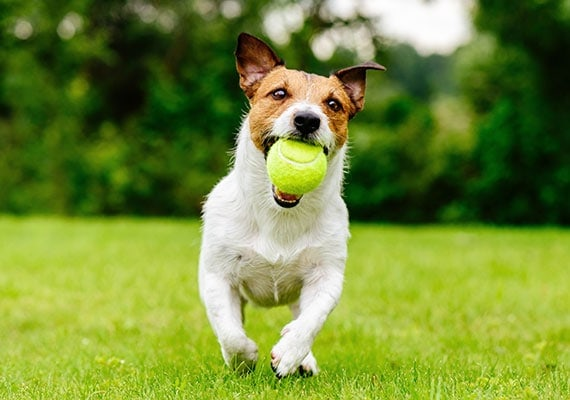
#> input picture lab2/sample_data/train.jpg, 570 x 400 px
$ jupyter execute lab2.ipynb
#> lines starting #> are read from the running program, lines starting #| are printed output that depends on the picture
[cell 1]
import numpy as np
import cv2 as cv
import matplotlib.pyplot as plt
from scipy.spatial.distance import hamming

[cell 2]
def fast_plus_brief(img1, img2):

  # Initiate FAST detector
  fast = cv.FastFeatureDetector_create()
  # Initiate BRIEF extractor
  brief = cv.xfeatures2d.BriefDescriptorExtractor_create(use_orientation = True)
  # find the keypoints with FAST
  kp1 = fast.detect(img1,None)
  kp2 = fast.detect(img2,None)
  # compute the descriptors with BRIEF
  kp1, des1 = brief.compute(img1, kp1)
  kp2, des2 = brief.compute(img2, kp2)

  return kp1, kp2, des1, des2

[cell 3]
def bf_match(img1, img2, kp1, kp2, des1, des2):
    bf = cv.BFMatcher(cv.NORM_HAMMING)
    matches = bf.match(des1, des2)
    matches = sorted(matches, key = lambda x: x.distance)

    fig = plt.figure(figsize=(20, 20))
    ax = fig.add_subplot()
    ax.axis('off')
    result = cv.drawMatches(img1, kp1, img2, kp2, matches[:10], None,
                          flags=cv.DrawMatchesFlags_NOT_DRAW_SINGLE_POINTS)
    plt.imshow(result)
    plt.show()

[cell 4]
def custom_matcher(img1, img2, kp1, kp2, des1, des2):
    matches = []
    for i, k1 in enumerate(des1):
        for j, k2 in enumerate(des2):
            matches.append(cv.DMatch(_distance = hamming(k1,k2),
                                     _imgIdx = 0, _queryIdx = i, _trainIdx = j))
    matches = sorted(matches, key = lambda x: x.distance)

    fig = plt.figure(figsize=(20, 20))
    ax = fig.add_subplot()
    ax.axis('off')
    img3 = cv.drawMatches(img1, kp1, img2, kp2, matches[:10], None,
                          flags=cv.DrawMatchesFlags_NOT_DRAW_SINGLE_POINTS)
    plt.imshow(img3)
    plt.show()

[cell 5]
img1 = cv.imread("sample_data/train.jpg", cv.IMREAD_GRAYSCALE)
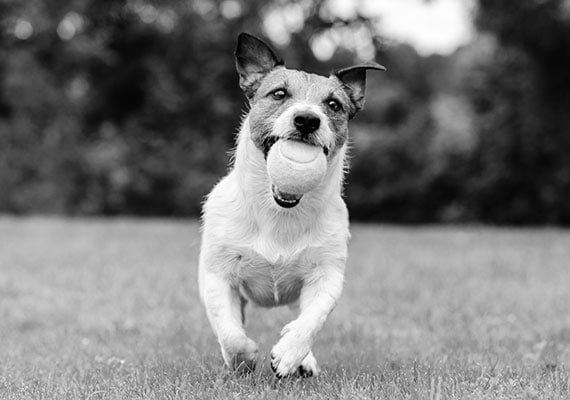
#> img1: shape (400, 570); min 0, max 255, mean 122.5
img2 = cv.imread("sample_data/test.jpg", cv.IMREAD_GRAYSCALE)
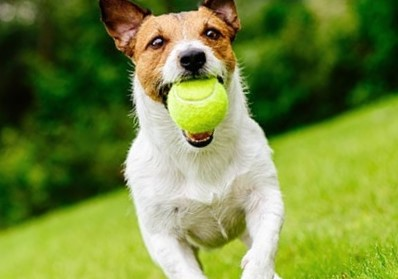
#> input picture lab2/sample_data/test.jpg, 398 x 279 px
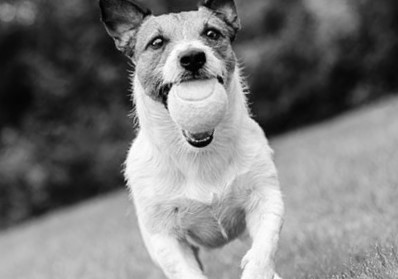
#> img2: shape (279, 398); min 0, max 255, mean 123.2

[cell 6]
kp1, kp2, des1, des2 = fast_plus_brief(img1, img2)
#> in fast_plus_brief, `kp1 = fast.detect(img1,None)`: kp1 = 3305 keypoints; strongest (x, y, size): (331, 102, 7), (282, 93, 7), (276, 93, 7), (202, 213, 7)
#> in fast_plus_brief, `kp2 = fast.detect(img2,None)`: kp2 = 1265 keypoints; strongest (x, y, size): (209, 32, 7), (159, 40, 7), (126, 181, 7), (154, 42, 7)
#> in fast_plus_brief, `kp1, des1 = brief.compute(img1, kp1)`: kp1 = 2080 keypoints; strongest (x, y, size): (331, 102, 7), (282, 93, 7), (276, 93, 7), (202, 213, 7)
#> in fast_plus_brief, `kp2, des2 = brief.compute(img2, kp2)`: kp2 = 962 keypoints; strongest (x, y, size): (209, 32, 7), (159, 40, 7), (126, 181, 7), (154, 42, 7)
bf_match(img1, img2, kp1, kp2, des1, des2)
#> in bf_match, `matches = bf.match(des1, des2)`: matches = 2080 matches
#> in bf_match, `result = cv.drawMatches(img1, kp1, img2, kp2, matches[:10], None, flag..`:
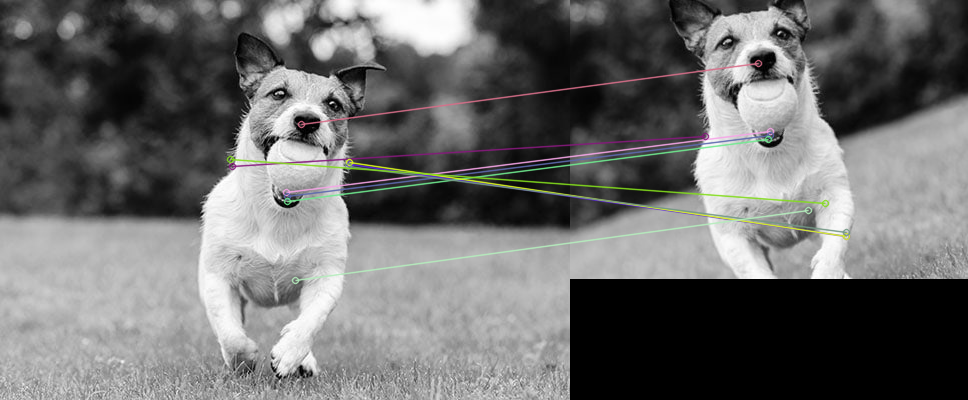
#> result: shape (400, 968, 3); mean of channels 0, 1, 2 108.1, 108.5, 108.4; drawn as B, G, R

[cell 7]
custom_matcher(img1, img2, kp1, kp2, des1, des2)
#> after the loop in custom_matcher, `for i, k1 in enumerate(des1):`: matches = 2000960 matches
#> in custom_matcher, `img3 = cv.drawMatches(img1, kp1, img2, kp2, matches[:10], None, flags=..`:
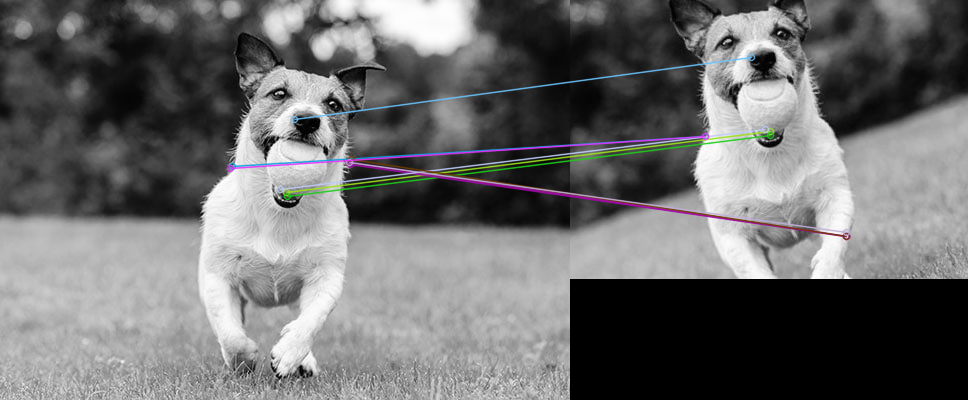
#> img3: shape (400, 968, 3); mean of channels 0, 1, 2 108.6, 108.3, 108.3; drawn as B, G, R
